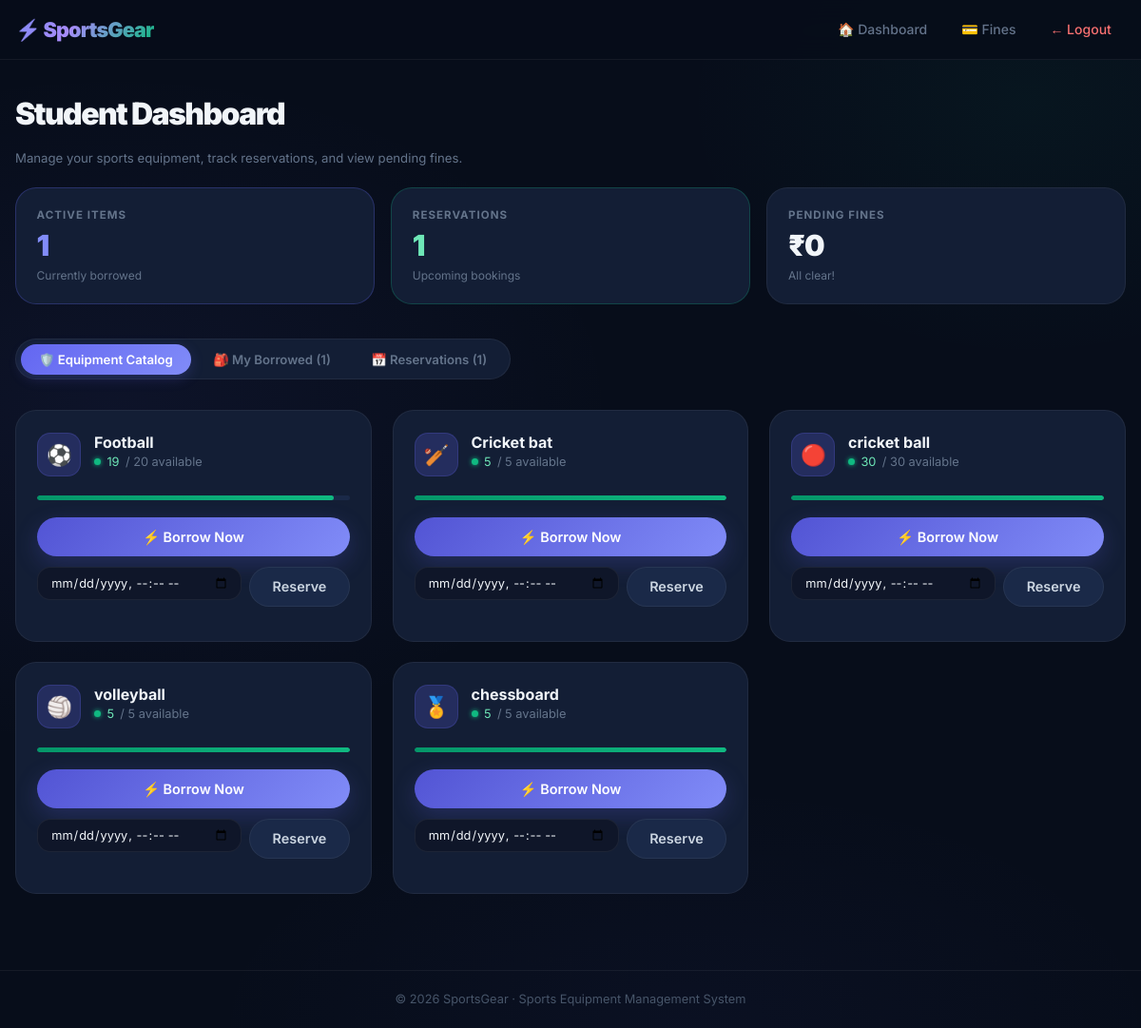
Screenshot of /student_dashboard (signed in) with the database file from the repository.
### tables this page shows
CREATE TABLE equipment (
            id            INTEGER PRIMARY KEY AUTOINCREMENT,
            name          TEXT    NOT NULL,
            total_qty     INTEGER NOT NULL,
            available_qty INTEGER NOT NULL
        );

### app.py (the view)
@app.route('/student_dashboard')
def student_dashboard():
    if 'user_id' not in session:
        return redirect('/login')
    user_id = session['user_id']
    cur = get_db().cursor()
    cur.execute("SELECT * FROM equipment")
    equipment = cur.fetchall()
    cur.execute("""
        SELECT t.id, e.name, t.issue_time, t.expected_return, t.status,
               CAST((julianday('now','localtime') - julianday(t.issue_time)) * 24 AS INTEGER) AS hours_elapsed,
               ROUND((julianday(t.expected_return) - julianday('now','localtime')) * 24, 1)   AS hours_remaining
        FROM transactions t
        JOIN equipment e ON t.equipment_id = e.id
        WHERE t.user_id = ? AND t.status = 'issued'
        ORDER BY t.issue_time DESC
    """, (user_id,))
    borrowed_items = cur.fetchall()
    cur.execute("""
        SELECT t.id, e.name, t.return_time, t.fine, t.expected_return, t.issue_time
        FROM transactions t
        JOIN equipment e ON t.equipment_id = e.id
        WHERE t.user_id = ? AND (t.status = 'late' OR t.fine > 0)
        ORDER BY t.return_time DESC
    """, (user_id,))
    user_fines = cur.fetchall()
    total_fine = sum(row[3] if row[3] else 0 for row in user_fines)
    cur.execute("""
        SELECT r.id, e.name, r.reservation_time, r.status
        FROM reservations r
        JOIN equipment e ON r.equipment_id = e.id
        WHERE r.user_id = ? AND r.status = 'reserved'
        ORDER BY r.reservation_time ASC
    """, (user_id,))
    upcoming_reservations = cur.fetchall()
    min_datetime = datetime.now().strftime('%Y-%m-%dT%H:%M')
    return render_template('student_dashboard.html',
                           equipment=equipment,
                           borrowed_items=borrowed_items,
                           user_fines=user_fines,
                           total_fine=total_fine,
                           upcoming_reservations=upcoming_reservations,
                           min_datetime=min_datetime)

### app.py (called while the page is built)
def get_db():
    if 'db' not in g:
        g.db = sqlite3.connect(DATABASE)
        g.db.row_factory = sqlite3.Row   # rows accessible by index OR column name
    return g.db

### templates/student_dashboard.html (shortened to what this page needs)
{% extends "base.html" %}
{% block content %}
<div class="section-header">
    <div>
        <h1 style="font-size: 2rem;">Student Dashboard</h1>
        <p class="section-sub">Manage your sports equipment, track reservations, and view pending fines.</p>
    </div>
</div>
<div class="stats-grid">
    <div class="stat-card primary">
        <span class="stat-label">Active Items</span>
        <span class="stat-value">{{ borrowed_items|length }}</span>
        <span class="stat-sub">Currently borrowed</span>
    </div>
    <div class="stat-card emerald">
        <span class="stat-label">Reservations</span>
        <span class="stat-value">{{ upcoming_reservations|length }}</span>
        <span class="stat-sub">Upcoming bookings</span>
    </div>
    <div class="stat-card {{ 'danger' if total_fine > 0 else '' }}">
        <span class="stat-label">Pending Fines</span>
        <span class="stat-value">₹{{ total_fine }}</span>
        <span class="stat-sub">{{ 'Clear your dues!' if total_fine > 0 else 'All clear!' }}</span>
    </div>
</div>
<div class="tab-bar">
    <button class="tab-btn active"  id="btn-catalog"      onclick="switchTab('catalog',this)">🛡️ Equipment Catalog</button>
    <button class="tab-btn"         id="btn-borrowed"     onclick="switchTab('borrowed',this)">🎒 My Borrowed ({{ borrowed_items|length }})</button>
    <button class="tab-btn"         id="btn-reservations" onclick="switchTab('reservations',this)">📅 Reservations ({{ upcoming_reservations|length }})</button>
</div>
<div id="tab-catalog" class="tab-panel active">
    {% if equipment %}
    <div class="equipment-grid">
        {% for e in equipment %}
        <div class="equipment-card">
            <div class="eq-header">
                {% set nm = e.name | lower %}
                {% if 'cricket' in nm and 'bat' in nm %}
                    <div class="eq-icon">🏏</div>
                {% elif 'cricket' in nm %}
                    <div class="eq-icon">🔴</div>
                {% elif 'football' in nm %}
                    <div class="eq-icon">⚽</div>
                {% elif 'basket' in nm %}
                    <div class="eq-icon">🏀</div>
                {% elif 'badminton' in nm %}
                    <div class="eq-icon">🏸</div>
                {% elif 'tennis' in nm and 'table' in nm %}
                    <div class="eq-icon">🏓</div>
                {% elif 'tennis' in nm %}
                    <div class="eq-icon">🎾</div>
                {% elif 'volley' in nm %}
                    <div class="eq-icon">🏐</div>
                {% else %}
                    <div class="eq-icon">🏅</div>
                {% endif %}
                <div>
                    <div class="eq-name">{{ e.name }}</div>
                    <div class="eq-avail">
                        {% if e.available_qty > 0 %}
                            <div class="avail-dot green"></div>
                            <span style="color:#6ee7b7;">{{ e.available_qty }}</span> / {{ e.total_qty }} available
                        {% else %}
                            <div class="avail-dot red"></div>
                            <span style="color:#fca5a5;">Out of stock</span>
                        {% endif %}
                    </div>
                </div>
            </div>
            {% set pct = (e.available_qty / e.total_qty * 100) if e.total_qty > 0 else 0 %}
            <div class="bar-track">
                <div class="bar-fill {{ 'high' if pct > 50 else ('mid' if pct > 0 else 'low') }}"
                     style="width:{{ pct | int }}%;"></div>
            </div>
            <div class="eq-actions">
                {% if e.available_qty > 0 %}
                <form action="/issue/{{ e.id }}" method="POST">
                    <button type="submit" class="btn btn-primary" style="width:100%;">
                        ⚡ Borrow Now
                    </button>
                </form>
                {% else %}
                <button class="btn btn-secondary" style="width:100%;opacity:.45;" disabled>Unavailable</button>
                {% endif %}
                <form action="/reserve/{{ e.id }}" method="POST">
                    <div class="reserve-row">
                        <div style="flex:1;">
                            <input type="datetime-local"
                                   name="reservation_time"
                                   min="{{ min_datetime }}"
                                   id="res-{{ e.id }}"
                                   onchange="previewReturn('res-{{ e.id }}','hint-{{ e.id }}')"
                                   required>
                            <div id="hint-{{ e.id }}"
                                 style="font-size:.72rem;color:#6ee7b7;margin-top:.3rem;min-height:1rem;"></div>
                        </div>
                        <button type="submit" class="btn btn-secondary" style="align-self:flex-start;">Reserve</button>
                    </div>
                </form>
            </div>
        </div>
        {% endfor %}
    </div>
    {% else %}
    <div class="empty-state">
        <div class="empty-icon">📭</div>
        <h3>No Equipment Found</h3>
        <p>There is currently no equipment registered. Ask an admin to add items or run the Demo Seeder.</p>
    </div>
    {% endif %}
</div>
{% endblock %}

### templates/base.html (shortened to what this page needs)
<!DOCTYPE html>
<html lang="en">
<head>
    <link rel="stylesheet" href="{{ url_for('static', filename='style.css') }}">
</head>
<body>
<header class="site-header">
    <div class="container header-inner">
        <a class="brand" href="/">⚡ SportsGear</a>
        <nav class="navbar">
            {% if session.get('user_id') %}
                {% if session.get('role') == 'admin' %}
                    <a class="nav-link" href="/admin_dashboard">🏠 Dashboard</a>
                    <a class="nav-link" href="/reports">📊 Reports</a>
                {% else %}
                    <a class="nav-link" href="/student_dashboard">🏠 Dashboard</a>
                    <a class="nav-link" href="/student_fines">💳 Fines</a>
                {% endif %}
                <a class="nav-link nav-link-logout" href="/logout">← Logout</a>
            {% else %}
                <a class="nav-link" href="/login">Login</a>
                <a class="nav-link" href="/register">Register</a>
            {% endif %}
        </nav>
    </div>
</header>
<main class="page-content container">
    {% block content %}{% endblock %}
</main>
<footer class="site-footer">
    <div class="container">
        <p>© 2026 SportsGear · Sports Equipment Management System</p>
    </div>
</footer>
</body>
</html>

### rows the page displays
equipment: name "Football", available_qty "19", total_qty "20", {{ pct | int }} 95 (drawn), {{ e.id }} 1 (drawn)
equipment: name "Cricket bat", available_qty "5", total_qty "5", {{ pct | int }} 100 (drawn)
equipment: name "cricket ball", available_qty "30", total_qty "30", {{ pct | int }} 100 (drawn)
equipment: name "volleyball", available_qty "5", total_qty "5", {{ pct | int }} 100 (drawn)
equipment: name "chessboard", available_qty "5", total_qty "5", {{ pct | int }} 100 (drawn)

### other values shown
{{ borrowed_items|length }} "1"
{{ upcoming_reservations|length }} "1"
{{ total_fine }} "0"
{{ 'Clear your dues!' if total_fine > 0 else 'All clear!' }} "All clear!"
